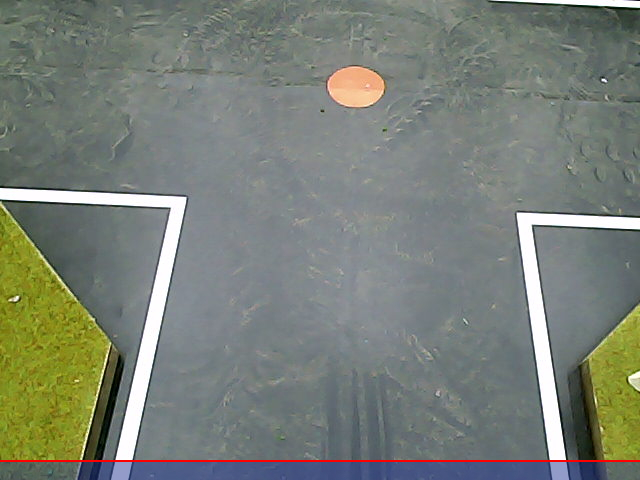
#> input picture laneLineDetect/fig21.jpg, 640 x 480 px
$ python trans.py
#> lines starting #> are read from the running program, lines starting #| are printed output that depends on the picture
#> further down, img is the input picture: shape (480, 640, 3); mean B, G, R 118.5, 127.6, 121.3
import cv2
import numpy as np

def transform(img, top_left, top_right, bottom_left, bottom_right):
	h, w = img.shape[: 2]
	top_left = float(top_left)
	top_right = float(top_right)
	bottom_left = float(bottom_left)
	bottom_right = float(bottom_right)
	src_points = np.array([[0., h], [w,h],[0.,0.], [w,0.]], dtype = "float32")
	dst_points = np.array([[bottom_left, h], [bottom_right,h],[top_left,0.], [top_right,0.]], dtype = "float32")
	M = cv2.getPerspectiveTransform(src_points,dst_points)
	dst = cv2.warpPerspective(img,M,(w,h)) # (w,h)
	return dst

def main(img):
	h,w=img.shape[:2]
#> h = 480; w = 640
	#----------------------------------------------------------------------------
	# trans region from src to dst, (left_bottom,right_bottom,left_top,right_top)
	src_points = np.array([[0., h], [w,h],[0.+180.,0.], [w-150.,0.]], dtype = "float32")
	dst_points = np.array([[0., h], [w,h],[0.,0.], [w,0.]], dtype = "float32")
#> dst_points = [[0, 480], [640, 480], [0, 0], [640, 0]]
	d = w * 0.234375
#> d = 150
	#src_points = np.array([[0., h], [w,h], [w-d,0.],[0.+d,0.]], dtype = "float32")
	#dst_points = np.array([[0., h], [w,h],[w,0.],[0.,0.]], dtype = "float32")
	#----------------------------------------------------------------------------
	M = cv2.getPerspectiveTransform(src_points,dst_points)

	dst = cv2.warpPerspective(img,M,(w,h)) # (w,h)
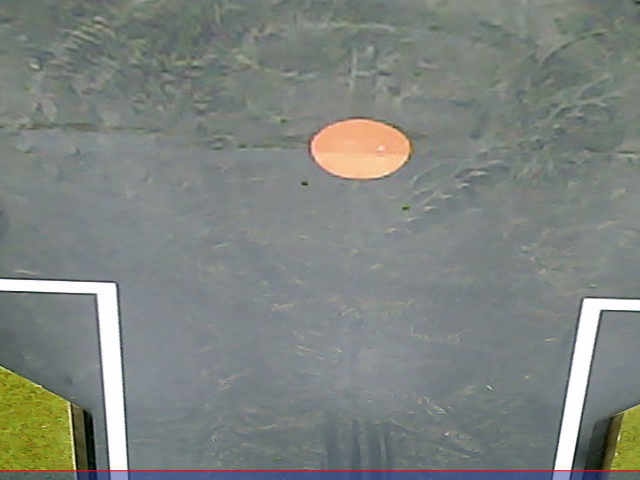
#> dst: shape (480, 640, 3); mean B, G, R 127, 131.4, 125.8
	#cv2.imwrite('dst.png',dst)
	return dst

if __name__ == '__main__':
	img=cv2.imread('fig21.jpg')
	cv2.imshow("a",img)
	cv2.waitKey(0)
	img=main(img)
	cv2.imshow("a", img)
	cv2.waitKey(0)

$ run again, with laneLineDetect/fig1.jpg copied over laneLineDetect/fig21.jpg
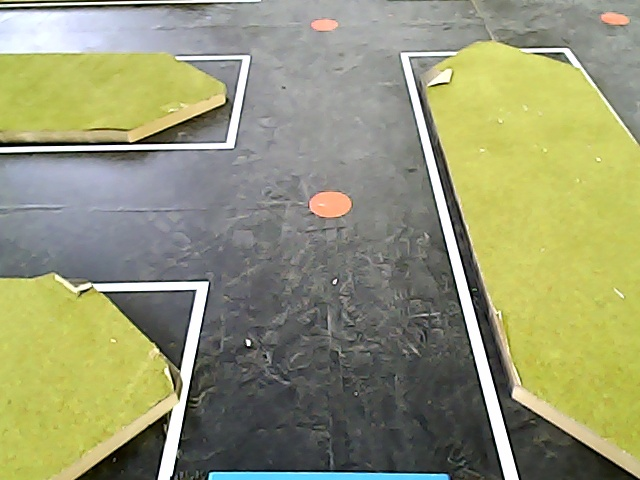
#> input picture laneLineDetect/fig1.jpg, 640 x 480 px
#> img is the input picture: shape (480, 640, 3); mean B, G, R 116.1, 150.8, 148.7
#> in main, `dst = cv2.warpPerspective(img,M,(w,h))`:
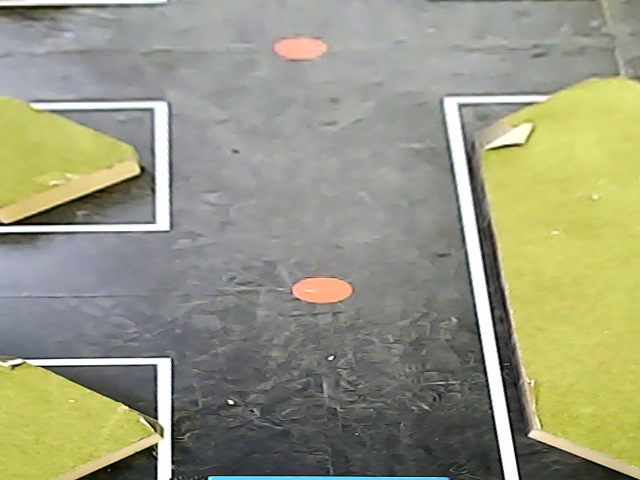
#> dst: shape (480, 640, 3); mean B, G, R 128.1, 152.3, 151.5

$ run again, with laneLineDetect/fig10.jpg copied over laneLineDetect/fig21.jpg
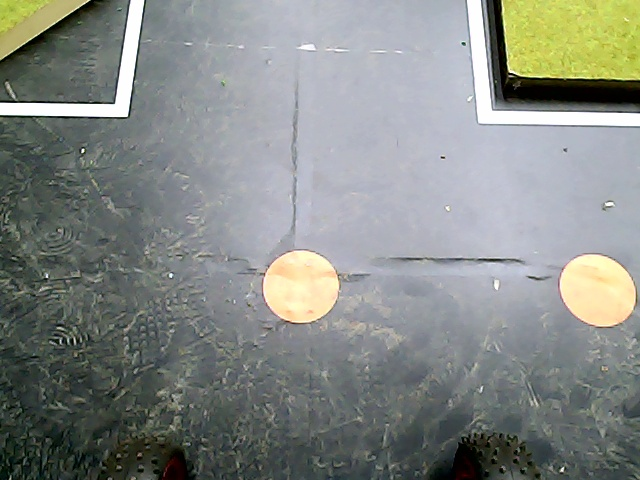
#> input picture laneLineDetect/fig10.jpg, 640 x 480 px
#> img is the input picture: shape (480, 640, 3); mean B, G, R 133.1, 137.4, 133
#> in main, `dst = cv2.warpPerspective(img,M,(w,h))`:
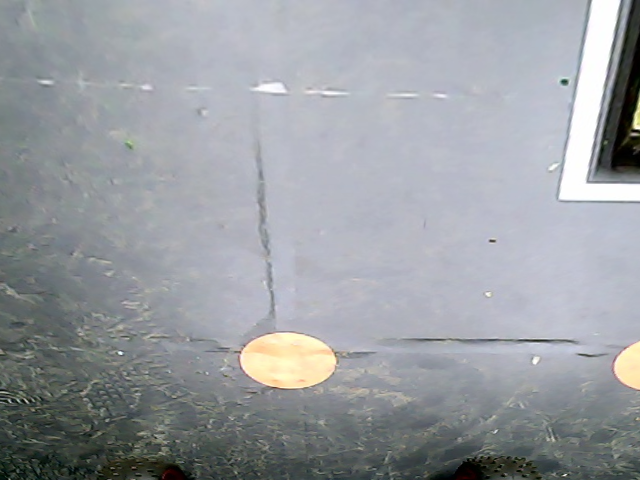
#> dst: shape (480, 640, 3); mean B, G, R 161.7, 157.1, 153.4
